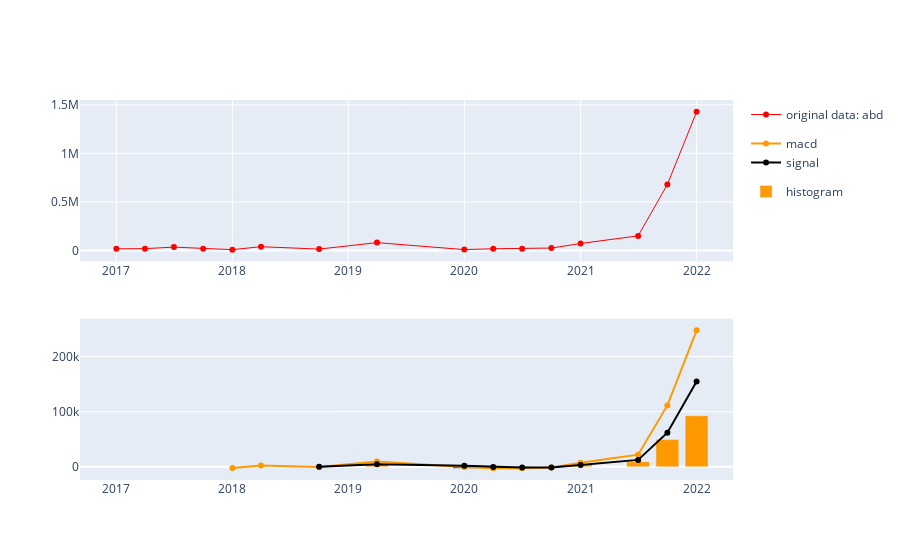
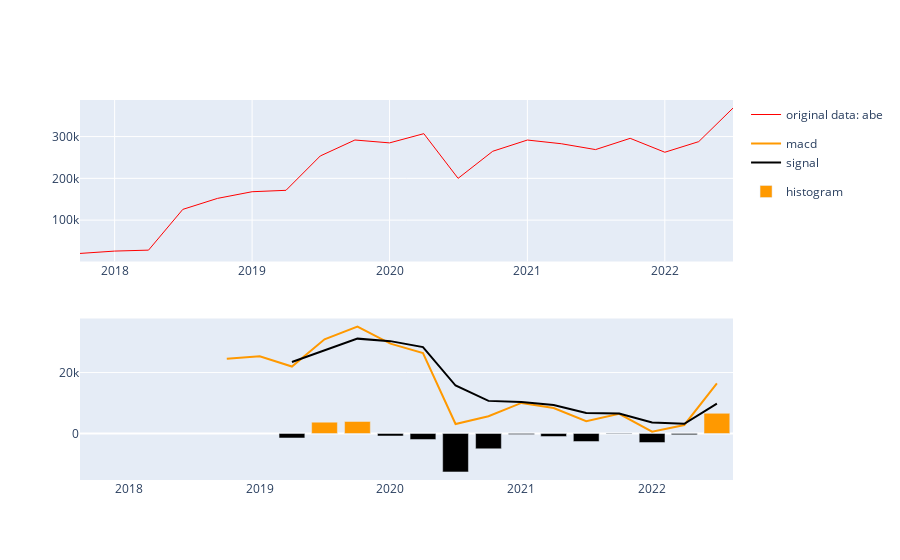
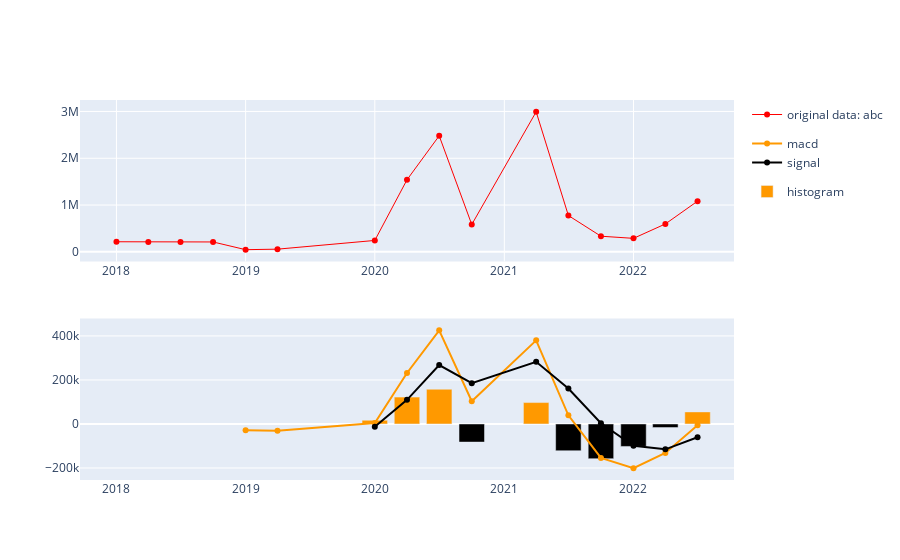

The notebook cell saved with these charts, in order:
### Code cell
from plotly.subplots import make_subplots
import plotly.graph_objs as go
for part in plotorder:
    data = df[df.name == part]
    data.index = pd.DatetimeIndex(data.fyqtr.str.lower())
    ### calculate MACD
    k = data['revenue'].ewm(span=5, adjust = False, min_periods =5).mean()
    d = data['revenue'].ewm(span=3, adjust = False, min_periods = 3).mean()
    macd = d-k
    ### Get the 2-day EMA of the MACD for the signal line
    macd_s = macd.ewm(span=3, adjust = False, min_periods = 3).mean()
    ### To plot histogram
    macd_h = macd - macd_s
    
    data['macd'] = data.index.map(macd)
    data['macd_h'] = data.index.map(macd_h)
    data['macd_s'] = data.index.map(macd_s)
    pd.set_option("display.max_columns", None)
    
    data.columns = [x.lower() for x in data.columns]
    fig = make_subplots(rows=2, cols =1)
    fig.append_trace(
        go.Scatter(
            x = data.index,
            y = data['revenue'],
            line = dict(color = 'red', width =1),
            name = 'original data:' +" "+ part,
            legendgroup = '1'),
            row = 1, col =1)
    
    ### fast signal line
    fig.append_trace(
    go.Scatter(
        x = data.index,
        y = data['macd'],
        line = dict(color = '#ff9900', width =2),
        name = 'macd',
        legendgroup = '2'),
        row = 2, col =1)
    ### slow signal line
    fig.append_trace(
    go.Scatter(
        x = data.index,
        y = data['macd_s'],
        line = dict(color = 'black', width =2),
        name = 'signal',
        legendgroup = '2'),
        row = 2, col =1)
    ### Histogram
    colors = np.where(data['macd_h'] < 0, '#000', '#ff9900')
    fig.append_trace(
    go.Bar(
        x = data.index,
        y = data['macd_h'],
        name = 'histogram',
        marker_color = colors,
        ),
        row = 2, col =1)
#     plt.title('name: ' + part)
#     plt.legend()
    fig.show()

### Figure 1 — Plotly figure (JSON) as saved in the notebook; plotly's stock layout.template omitted (floating-point values rounded to 4 significant figures)
{"data": [{"legendgroup": "1", "line": {"color": "red", "width": 1}, "name": "original data: abd", "type": "scatter", "x": ["2017-01-01T00:00:00", "2017-04-01T00:00:00", "2017-07-01T00:00:00", "2017-10-01T00:00:00", "2018-01-01T00:00:00", "2018-04-01T00:00:00", "2018-10-01T00:00:00", "2019-04-01T00:00:00", "2020-01-01T00:00:00", "2020-04-01T00:00:00", "2020-07-01T00:00:00", "2020-10-01T00:00:00", "2021-01-01T00:00:00", "2021-07-01T00:00:00", "2021-10-01T00:00:00", "2022-01-01T00:00:00"], "xaxis": "x", "y": [17290.0, 19110.0, 35070.0, 18510.0, 8517.0, 39220.0, 14470.0, 81180.0, 9057.0, 18130.0, 19040.0, 25090.0, 72460.0, 150500, 679000, 1428000], "yaxis": "y"}, {"legendgroup": "2", "line": {"color": "#ff9900", "width": 2}, "name": "macd", "type": "scatter", "x": ["2017-01-01T00:00:00", "2017-04-01T00:00:00", "2017-07-01T00:00:00", "2017-10-01T00:00:00", "2018-01-01T00:00:00", "2018-04-01T00:00:00", "2018-10-01T00:00:00", "2019-04-01T00:00:00", "2020-01-01T00:00:00", "2020-04-01T00:00:00", "2020-07-01T00:00:00", "2020-10-01T00:00:00", "2021-01-01T00:00:00", "2021-07-01T00:00:00", "2021-10-01T00:00:00", "2022-01-01T00:00:00"], "xaxis": "x2", "y": [null, null, null, null, -1906.0, 2675.0, -368.2, 9797.0, -468.3, -2299.0, -2374.0, -996.0, 7524.0, 22120.0, 111400.0, 247400.0], "yaxis": "y2"}, {"legendgroup": "2", "line": {"color": "black", "width": 2}, "name": "signal", "type": "scatter", "x": ["2017-01-01T00:00:00", "2017-04-01T00:00:00", "2017-07-01T00:00:00", "2017-10-01T00:00:00", "2018-01-01T00:00:00", "2018-04-01T00:00:00", "2018-10-01T00:00:00", "2019-04-01T00:00:00", "2020-01-01T00:00:00", "2020-04-01T00:00:00", "2020-07-01T00:00:00", "2020-10-01T00:00:00", "2021-01-01T00:00:00", "2021-07-01T00:00:00", "2021-10-01T00:00:00", "2022-01-01T00:00:00"], "xaxis": "x2", "y": [null, null, null, null, null, null, 8.149, 4902.0, 2217.0, -41.0, -1208.0, -1102.0, 3211.0, 12660.0, 62020.0, 154700.0], "yaxis": "y2"}, {"marker": {"color": ["#ff9900", "#ff9900", "#ff9900", "#ff9900", "#ff9900", "#ff9900", "#000", "#ff9900", "#000", "#000", "#000", "#ff9900", "#ff9900", "#ff9900", "#ff9900", "#ff9900"]}, "name": "histogram", "type": "bar", "x": ["2017-01-01T00:00:00", "2017-04-01T00:00:00", "2017-07-01T00:00:00", "2017-10-01T00:00:00", "2018-01-01T00:00:00", "2018-04-01T00:00:00", "2018-10-01T00:00:00", "2019-04-01T00:00:00", "2020-01-01T00:00:00", "2020-04-01T00:00:00", "2020-07-01T00:00:00", "2020-10-01T00:00:00", "2021-01-01T00:00:00", "2021-07-01T00:00:00", "2021-10-01T00:00:00", "2022-01-01T00:00:00"], "xaxis": "x2", "y": [null, null, null, null, null, null, -376.4, 4894.0, -2685.0, -2258.0, -1167.0, 105.9, 4313.0, 9453.0, 49360.0, 92690.0], "yaxis": "y2"}], "layout": {"xaxis": {"anchor": "y", "domain": [0, 1]}, "xaxis2": {"anchor": "y2", "domain": [0, 1]}, "yaxis": {"anchor": "x", "domain": [0.575, 1]}, "yaxis2": {"anchor": "x2", "domain": [0, 0.425]}}}

### Figure 2 — Plotly figure (JSON) as saved in the notebook; plotly's stock layout.template omitted (floating-point values rounded to 4 significant figures)
{"data": [{"legendgroup": "1", "line": {"color": "red", "width": 1}, "name": "original data: abe", "type": "scatter", "x": ["2017-10-01T00:00:00", "2018-01-01T00:00:00", "2018-04-01T00:00:00", "2018-07-01T00:00:00", "2018-10-01T00:00:00", "2019-01-01T00:00:00", "2019-04-01T00:00:00", "2019-07-01T00:00:00", "2019-10-01T00:00:00", "2020-01-01T00:00:00", "2020-04-01T00:00:00", "2020-07-01T00:00:00", "2020-10-01T00:00:00", "2021-01-01T00:00:00", "2021-04-01T00:00:00", "2021-07-01T00:00:00", "2021-10-01T00:00:00", "2022-01-01T00:00:00", "2022-04-01T00:00:00", "2022-07-01T00:00:00"], "xaxis": "x", "y": [20250, 25832, 28121, 125700.0, 151981, 168000.0, 171345, 253600.0, 291800.0, 284900.0, 307005, 199999, 264886, 291719, 282901, 268884, 295815, 262500.0, 287900.0, 368300.0], "yaxis": "y"}, {"legendgroup": "2", "line": {"color": "#ff9900", "width": 2}, "name": "macd", "type": "scatter", "x": ["2017-10-01T00:00:00", "2018-01-01T00:00:00", "2018-04-01T00:00:00", "2018-07-01T00:00:00", "2018-10-01T00:00:00", "2019-01-01T00:00:00", "2019-04-01T00:00:00", "2019-07-01T00:00:00", "2019-10-01T00:00:00", "2020-01-01T00:00:00", "2020-04-01T00:00:00", "2020-07-01T00:00:00", "2020-10-01T00:00:00", "2021-01-01T00:00:00", "2021-04-01T00:00:00", "2021-07-01T00:00:00", "2021-10-01T00:00:00", "2022-01-01T00:00:00", "2022-04-01T00:00:00", "2022-07-01T00:00:00"], "xaxis": "x2", "y": [null, null, null, null, 24500.0, 25360.0, 21980.0, 30900.0, 35090.0, 29490.0, 26390.0, 3126.0, 5664.0, 10040.0, 8354.0, 4064.0, 6445.0, 615.2, 2797.0, 16450.0], "yaxis": "y2"}, {"legendgroup": "2", "line": {"color": "black", "width": 2}, "name": "signal", "type": "scatter", "x": ["2017-10-01T00:00:00", "2018-01-01T00:00:00", "2018-04-01T00:00:00", "2018-07-01T00:00:00", "2018-10-01T00:00:00", "2019-01-01T00:00:00", "2019-04-01T00:00:00", "2019-07-01T00:00:00", "2019-10-01T00:00:00", "2020-01-01T00:00:00", "2020-04-01T00:00:00", "2020-07-01T00:00:00", "2020-10-01T00:00:00", "2021-01-01T00:00:00", "2021-04-01T00:00:00", "2021-07-01T00:00:00", "2021-10-01T00:00:00", "2022-01-01T00:00:00", "2022-04-01T00:00:00", "2022-07-01T00:00:00"], "xaxis": "x2", "y": [null, null, null, null, null, null, 23460.0, 27180.0, 31130.0, 30310.0, 28350.0, 15740.0, 10700.0, 10370.0, 9362.0, 6713.0, 6579.0, 3597.0, 3197.0, 9825.0], "yaxis": "y2"}, {"marker": {"color": ["#ff9900", "#ff9900", "#ff9900", "#ff9900", "#ff9900", "#ff9900", "#000", "#ff9900", "#ff9900", "#000", "#000", "#000", "#000", "#000", "#000", "#000", "#000", "#000", "#000", "#ff9900"]}, "name": "histogram", "type": "bar", "x": ["2017-10-01T00:00:00", "2018-01-01T00:00:00", "2018-04-01T00:00:00", "2018-07-01T00:00:00", "2018-10-01T00:00:00", "2019-01-01T00:00:00", "2019-04-01T00:00:00", "2019-07-01T00:00:00", "2019-10-01T00:00:00", "2020-01-01T00:00:00", "2020-04-01T00:00:00", "2020-07-01T00:00:00", "2020-10-01T00:00:00", "2021-01-01T00:00:00", "2021-04-01T00:00:00", "2021-07-01T00:00:00", "2021-10-01T00:00:00", "2022-01-01T00:00:00", "2022-04-01T00:00:00", "2022-07-01T00:00:00"], "xaxis": "x2", "y": [null, null, null, null, null, null, -1473.0, 3722.0, 3955.0, -820.3, -1960.0, -12610.0, -5038.0, -331.9, -1008.0, -2649.0, -134.0, -2982.0, -399.8, 6628.0], "yaxis": "y2"}], "layout": {"xaxis": {"anchor": "y", "domain": [0, 1]}, "xaxis2": {"anchor": "y2", "domain": [0, 1]}, "yaxis": {"anchor": "x", "domain": [0.575, 1]}, "yaxis2": {"anchor": "x2", "domain": [0, 0.425]}}}

### Figure 3 — Plotly figure (JSON) as saved in the notebook; plotly's stock layout.template omitted (floating-point values rounded to 4 significant figures)
{"data": [{"legendgroup": "1", "line": {"color": "red", "width": 1}, "name": "original data: abc", "type": "scatter", "x": ["2018-01-01T00:00:00", "2018-04-01T00:00:00", "2018-07-01T00:00:00", "2018-10-01T00:00:00", "2019-01-01T00:00:00", "2019-04-01T00:00:00", "2020-01-01T00:00:00", "2020-04-01T00:00:00", "2020-07-01T00:00:00", "2020-10-01T00:00:00", "2021-04-01T00:00:00", "2021-07-01T00:00:00", "2021-10-01T00:00:00", "2022-01-01T00:00:00", "2022-04-01T00:00:00", "2022-07-01T00:00:00"], "xaxis": "x", "y": [216200.0, 210400.0, 211200.0, 211700.0, 46840.0, 57670.0, 244000.0, 1540760, 2480169, 584700.0, 2992488, 776400.0, 334500.0, 288868, 596300.0, 1083502], "yaxis": "y"}, {"legendgroup": "2", "line": {"color": "#ff9900", "width": 2}, "name": "macd", "type": "scatter", "x": ["2018-01-01T00:00:00", "2018-04-01T00:00:00", "2018-07-01T00:00:00", "2018-10-01T00:00:00", "2019-01-01T00:00:00", "2019-04-01T00:00:00", "2020-01-01T00:00:00", "2020-04-01T00:00:00", "2020-07-01T00:00:00", "2020-10-01T00:00:00", "2021-04-01T00:00:00", "2021-07-01T00:00:00", "2021-10-01T00:00:00", "2022-01-01T00:00:00", "2022-04-01T00:00:00", "2022-07-01T00:00:00"], "xaxis": "x2", "y": [null, null, null, null, -28030.0, -30640.0, 4654.0, 231800.0, 425400.0, 103100.0, 379800.0, 39400.0, -154300.0, -200700.0, -131500.0, -5339.0], "yaxis": "y2"}, {"legendgroup": "2", "line": {"color": "black", "width": 2}, "name": "signal", "type": "scatter", "x": ["2018-01-01T00:00:00", "2018-04-01T00:00:00", "2018-07-01T00:00:00", "2018-10-01T00:00:00", "2019-01-01T00:00:00", "2019-04-01T00:00:00", "2020-01-01T00:00:00", "2020-04-01T00:00:00", "2020-07-01T00:00:00", "2020-10-01T00:00:00", "2021-04-01T00:00:00", "2021-07-01T00:00:00", "2021-10-01T00:00:00", "2022-01-01T00:00:00", "2022-04-01T00:00:00", "2022-07-01T00:00:00"], "xaxis": "x2", "y": [null, null, null, null, null, null, -12340.0, 109700.0, 267600.0, 185400.0, 282600.0, 161000.0, 3352.0, -98700.0, -115100.0, -60230.0], "yaxis": "y2"}, {"marker": {"color": ["#ff9900", "#ff9900", "#ff9900", "#ff9900", "#ff9900", "#ff9900", "#ff9900", "#ff9900", "#ff9900", "#000", "#ff9900", "#000", "#000", "#000", "#000", "#ff9900"]}, "name": "histogram", "type": "bar", "x": ["2018-01-01T00:00:00", "2018-04-01T00:00:00", "2018-07-01T00:00:00", "2018-10-01T00:00:00", "2019-01-01T00:00:00", "2019-04-01T00:00:00", "2020-01-01T00:00:00", "2020-04-01T00:00:00", "2020-07-01T00:00:00", "2020-10-01T00:00:00", "2021-04-01T00:00:00", "2021-07-01T00:00:00", "2021-10-01T00:00:00", "2022-01-01T00:00:00", "2022-04-01T00:00:00", "2022-07-01T00:00:00"], "xaxis": "x2", "y": [null, null, null, null, null, null, 17000.0, 122100.0, 157800.0, -82210.0, 97240.0, -121600.0, -157600.0, -102000.0, -16420.0, 54890.0], "yaxis": "y2"}], "layout": {"xaxis": {"anchor": "y", "domain": [0, 1]}, "xaxis2": {"anchor": "y2", "domain": [0, 1]}, "yaxis": {"anchor": "x", "domain": [0.575, 1]}, "yaxis2": {"anchor": "x2", "domain": [0, 0.425]}}}
